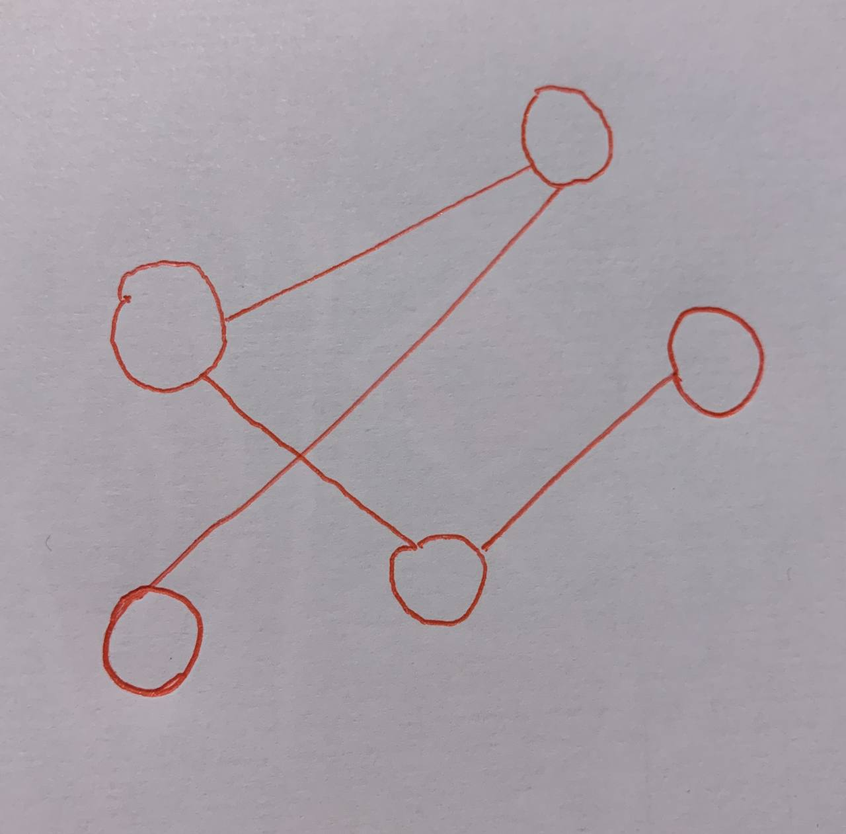
#> input picture img.png, 846 x 834 px, shrunk from 1280 x 1261 before the run
$ python -i detector.py   (imports and definitions only)
#> lines starting #> are read from the running program, lines starting #| are printed output that depends on the picture; after the words box and inside, x2 and y2 are one past the last pixel; in counts of white or black regions, pixels touching at a corner belong together
### filters.py
import cv2
import numpy as np


def red_filter(img):
    img_hsv = cv2.cvtColor(img, cv2.COLOR_BGR2HSV)

    # lower mask (0-10)
    lower_red = np.array([0, 50, 50])
    upper_red = np.array([10, 255, 255])
    mask0 = cv2.inRange(img_hsv, lower_red, upper_red)

    # upper mask (170-180)
    lower_red = np.array([170, 50, 50])
    upper_red = np.array([180, 255, 255])
    mask1 = cv2.inRange(img_hsv, lower_red, upper_red)

    # join my masks
    mask = mask0 + mask1

    # set my output img to zero everywhere except my mask
    output_img = img.copy()
    output_img[np.where(mask == 0)] = 0
    return output_img

### models.py
import math


def vector_product(v1, v2):
    return v1[0] * v2[1] - v1[1] * v2[0]

class point:
    def __init__(self, x, y):
        self.x = x
        self.y = y

class line:
    def __init__(self, point1, point2):
        self.point1 = point1
        self.point2 = point2

    def len(self):
        return math.sqrt((self.point2.x - self.point1.x) ** 2 + (self.point2.y - self.point1.y) ** 2)

    def __lt__(self, other):
        return self.len() < other.len()

    # [8 lines left out: function intersection_point, not called in this run]

class circle:
    # [26 lines left out: functions __init__, line_intersection, not called in this run]

    def __lt__(self, other):
        return self.radius < other.radius

    def set_lines(self, lines):
        self.lines = lines.copy()

### detector.py
import cv2
import numpy as np

from filters import red_filter
from models import circle, point, line


# detect_cicrles
def find_circles(img):
    filterd_image = cv2.medianBlur(img, 7)
    rows = img.shape[0]

    #red filter
    red_filtered = red_filter(filterd_image)

    # gray
    img_gray = cv2.cvtColor(red_filtered, cv2.COLOR_BGR2GRAY)

    circles = cv2.HoughCircles(img_gray, cv2.HOUGH_GRADIENT, 1, rows / 10,
                               param1=90, param2=30,
                               minRadius=1, maxRadius=200)
    circles_list = []
    if circles is not None:
        circles = np.uint16(np.around(circles))
        for i in circles[0, :]:

            center = point(i[0], i[1])
            radius = i[2]
            circles_list.append(circle(center, radius))
    return circles_list

def find_lines(img):
    filterd_image = cv2.medianBlur(img, 7)
    img_gray = cv2.cvtColor(filterd_image, cv2.COLOR_BGR2GRAY)
    rows = img_gray.shape[0]
    edges = cv2.Canny(img_gray, 50, 150, apertureSize=3)

    # red filter
    red_filtered = red_filter(filterd_image)

    img_gray = cv2.cvtColor(red_filtered, cv2.COLOR_BGR2GRAY)

    lines_list = []
    lines = cv2.HoughLinesP(
        img_gray,  # Input edge image
        1,  # Distance resolution in pixels
        np.pi / 180,  # Angle resolution in radians
        threshold=300,  # Min number of votes for valid line
        minLineLength=50,  # Min allowed length of line
        maxLineGap= 200  # Max allowed gap between line for joining them
    )

    # Iterate over points
    if lines is not None:
        for points in lines:
            x1, y1, x2, y2 = points[0]
            lines_list.append(line(point(x1, y1), point(x2, y2)))

    else: print("LINES NOT FOUND")
    return lines_list

>>> import cv2
>>> picture = cv2.imread('img.png')
#> picture is the input picture: shape (834, 846, 3); mean B, G, R 166.8, 159.6, 167
>>> result = find_lines(picture)
#> in find_lines, `edges = cv2.Canny(img_gray, 50, 150, apertureSize=3)`:
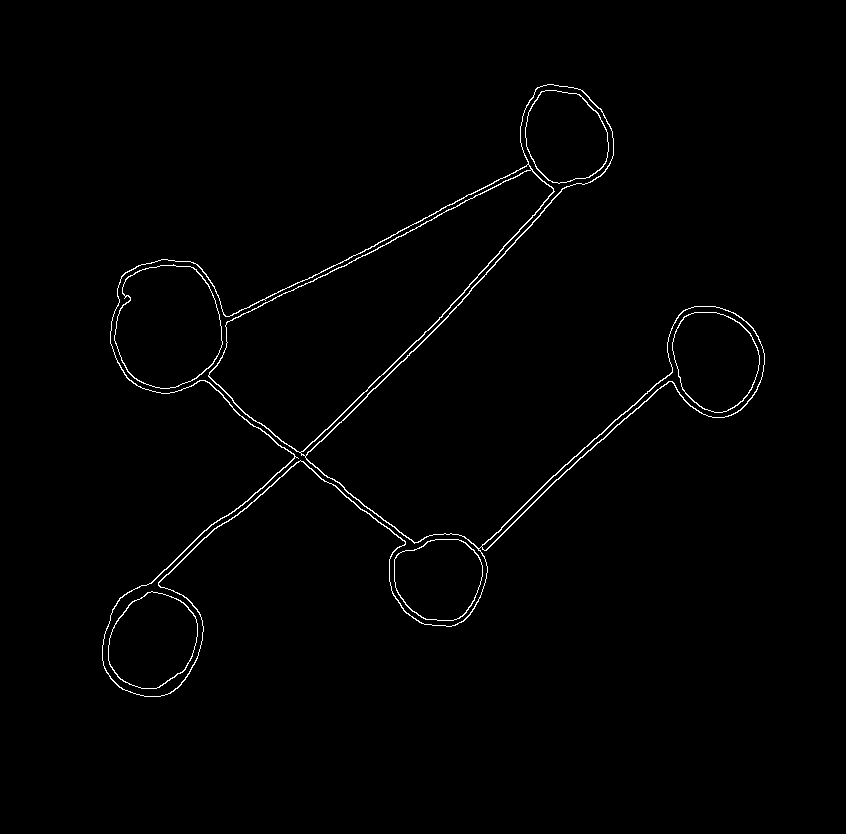
#> edges: shape (834, 846); 1.1% white in thin lines or dots, all inside (x1, y1, x2, y2) = (102, 84, 765, 697)
#> in red_filter, `img_hsv = cv2.cvtColor(img, cv2.COLOR_BGR2HSV)`: img_hsv: shape (834, 846, 3); mean H, S, V 138.2, 14.3, 169.1
#> in red_filter, `mask0 = cv2.inRange(img_hsv, lower_red, upper_red)`:
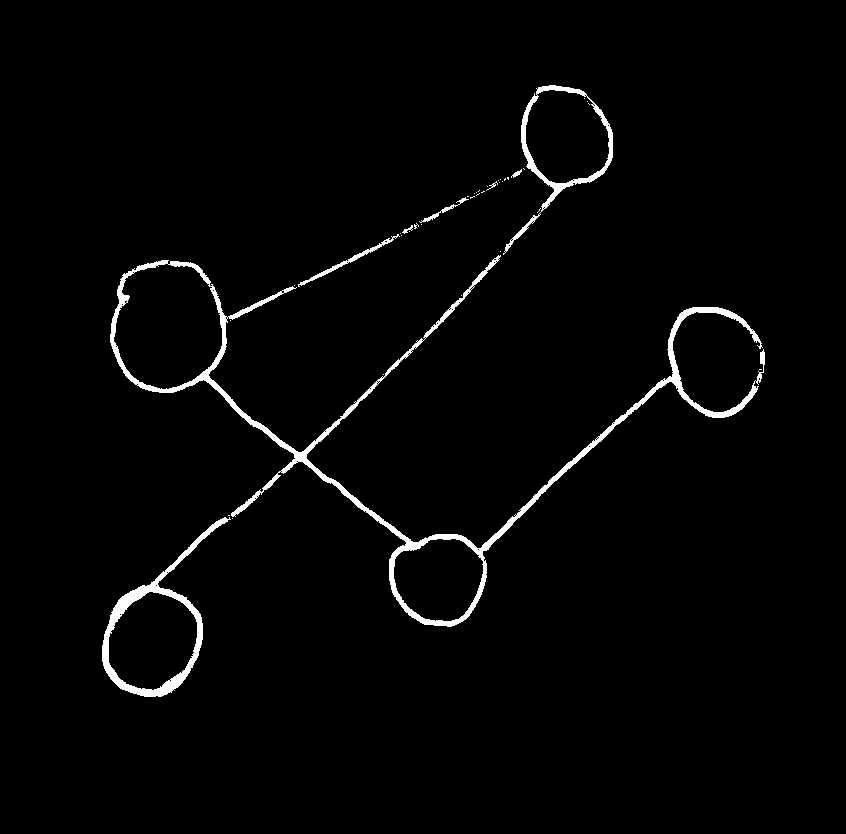
#> mask0: shape (834, 846); 2.1% white; 40 white regions (32 under 20 px), largest, box (x1, y1, x2, y2) and area: (110, 255, 765, 627) 9604, (102, 517, 231, 697) 2881, (503, 85, 613, 255) 1754
#> in red_filter, `mask1 = cv2.inRange(img_hsv, lower_red, upper_red)`:
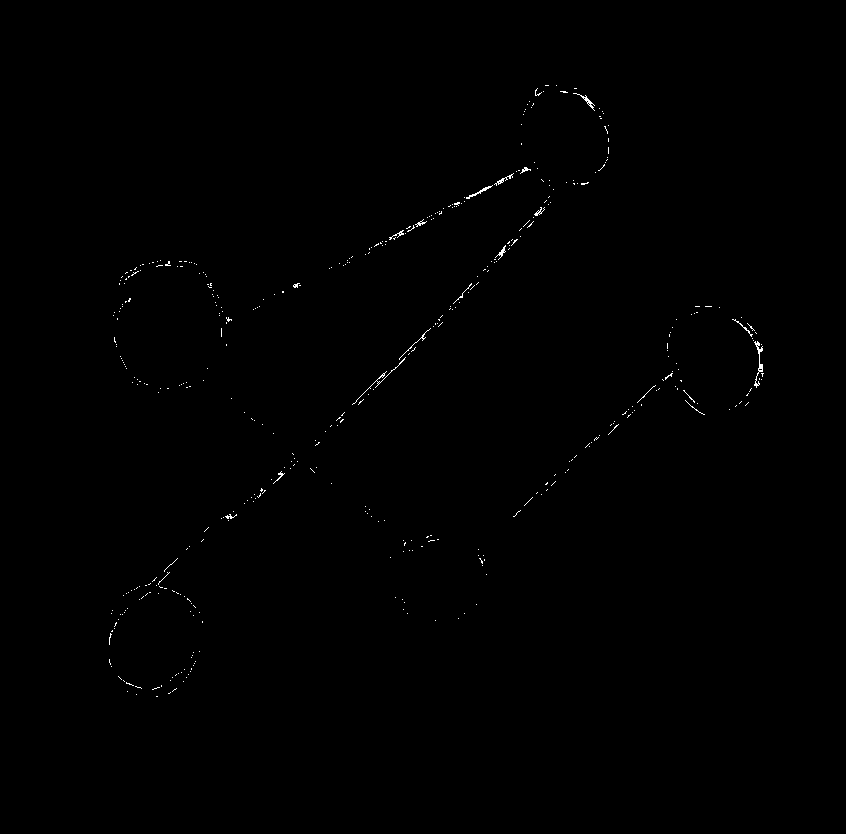
#> mask1: shape (834, 846); 0.27% white in thin lines or dots, all inside (x1, y1, x2, y2) = (109, 85, 764, 697)
#> in red_filter, `mask = mask0 + mask1`:
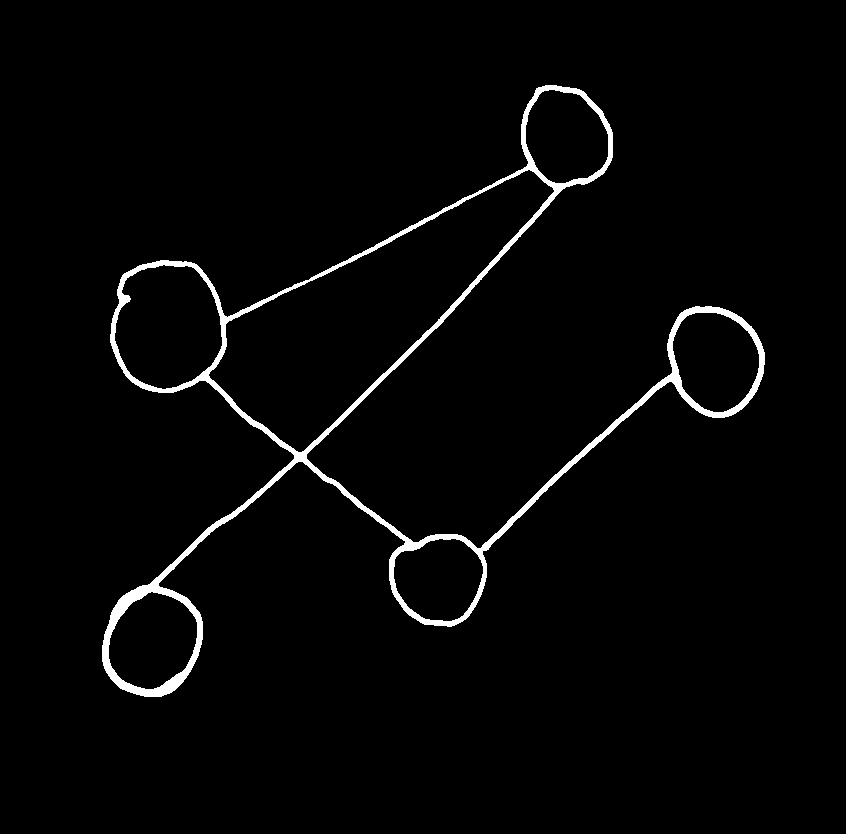
#> mask: shape (834, 846); 2.4% white; 1 white region, box (x1, y1, x2, y2) and area: (102, 85, 765, 697) 16854
#> in red_filter, `output_img[np.where(mask == 0)] = 0`:
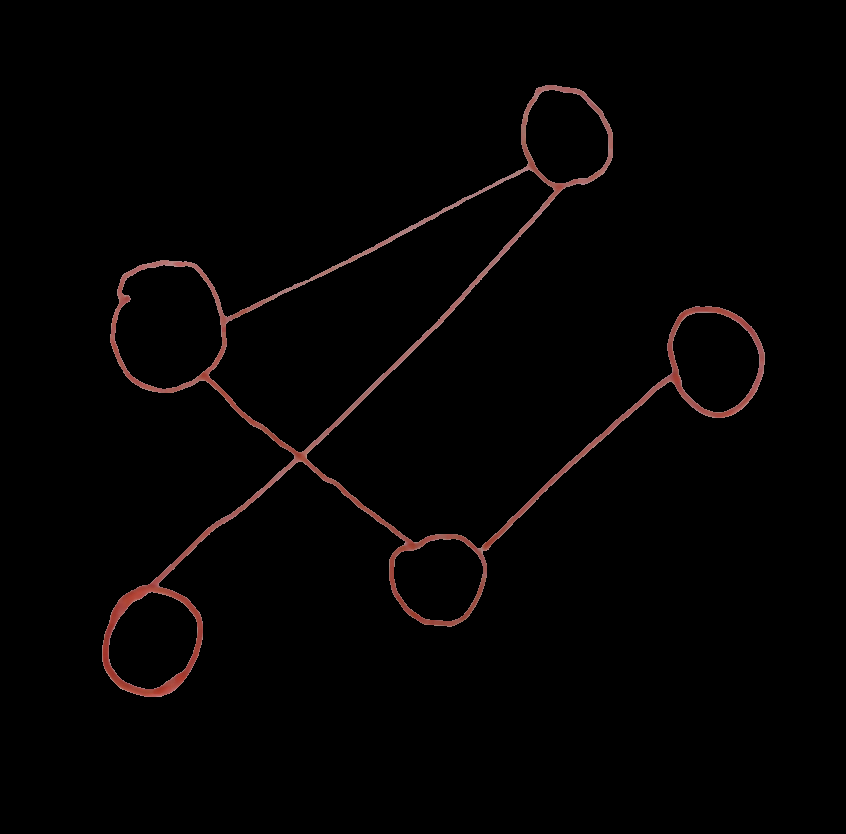
#> output_img: shape (834, 846, 3); mean B, G, R 2.2, 2.3, 3.9
#> in find_lines, `img_gray = cv2.cvtColor(red_filtered, cv2.COLOR_BGR2GRAY)`:
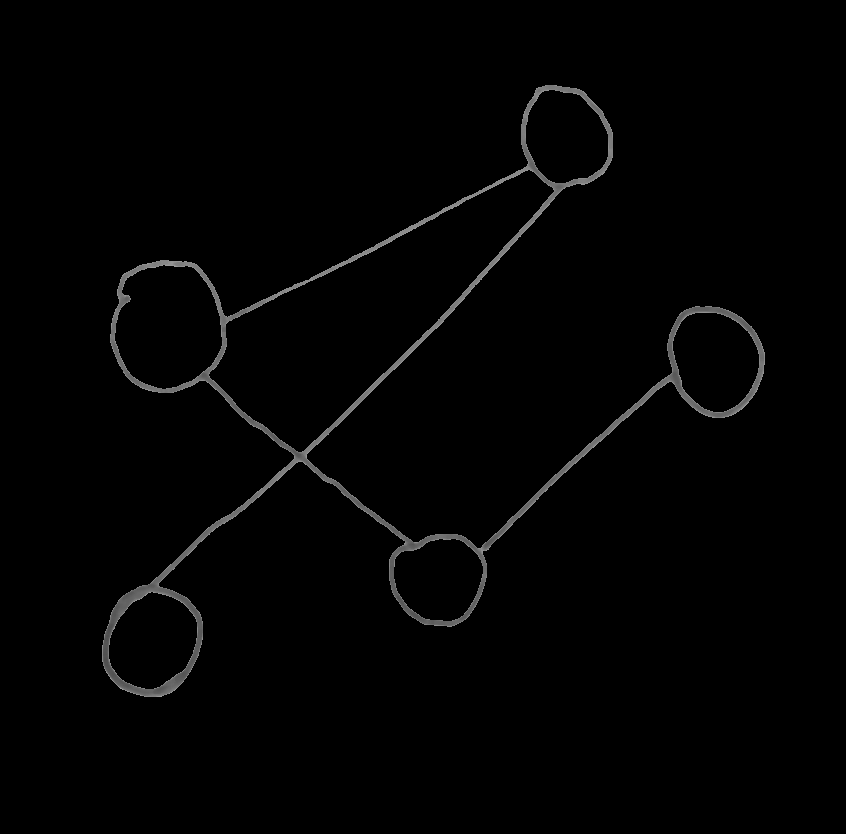
#> img_gray: shape (834, 846); min 0, max 161, mean 2.8
#> in find_lines, `lines = cv2.HoughLinesP( img_gray,`: lines = [[102, 655, 612, 145], [102, 657, 612, 147], [125, 373, 609, 127], [124, 372, 609, 125], [102, 651, 612, 141]]
#> the loop in find_lines, `for points in lines:` made 5 passes
#> (x1, y1, x2, y2) on passes 1 to 5: (102, 655, 612, 145), (102, 657, 612, 147), (125, 373, 609, 127), (124, 372, 609, 125), (102, 651, 612, 141)
#> after the loop in find_lines, `for points in lines:`: lines_list = 5 items
#> result = 5 items
